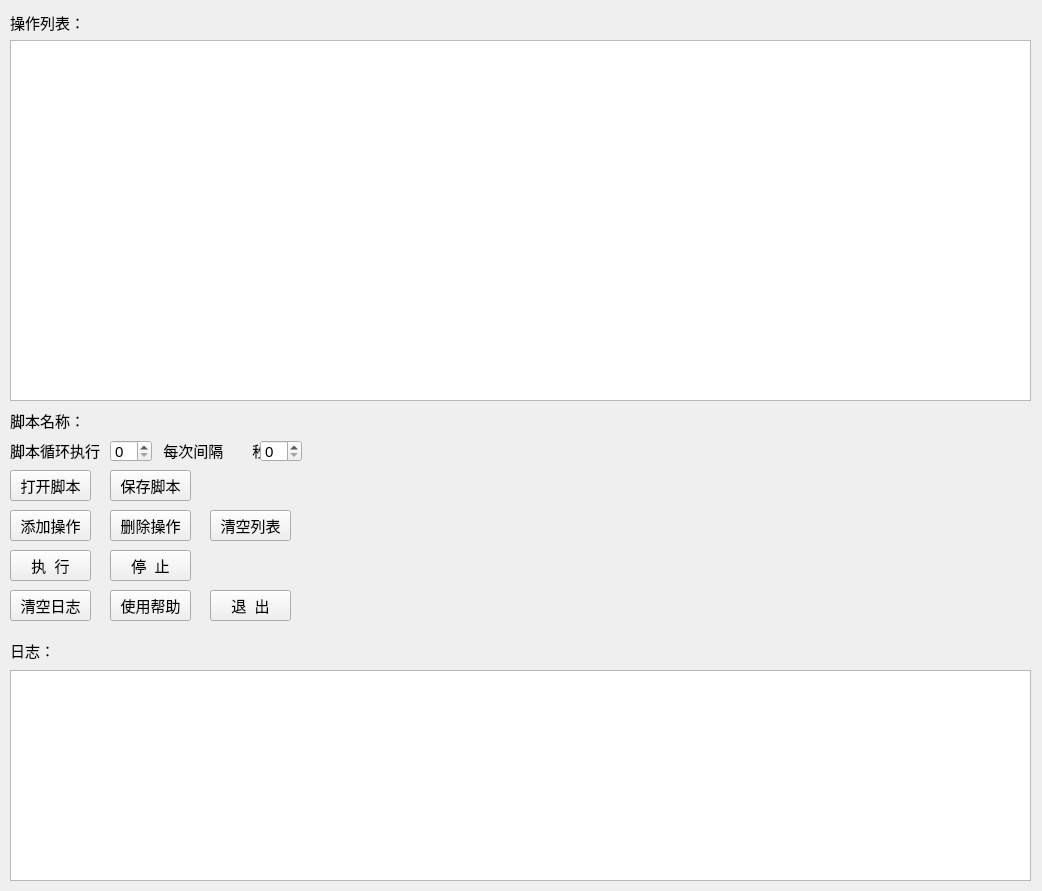
<?xml version="1.0" encoding="UTF-8"?>
<ui version="4.0">
 <class>KeyGhost</class>
 <widget class="QWidget" name="KeyGhost">
  <property name="geometry">
   <rect>
    <x>0</x>
    <y>0</y>
    <width>1042</width>
    <height>891</height>
   </rect>
  </property>
  <property name="font">
   <font>
    <pointsize>11</pointsize>
   </font>
  </property>
  <property name="windowTitle">
   <string>KeyGhost</string>
  </property>
  <widget class="QLabel" name="label">
   <property name="geometry">
    <rect>
     <x>10</x>
     <y>12</y>
     <width>71</width>
     <height>21</height>
    </rect>
   </property>
   <property name="font">
    <font>
     <pointsize>11</pointsize>
    </font>
   </property>
   <property name="text">
    <string>操作列表：</string>
   </property>
  </widget>
  <widget class="QLabel" name="label_2">
   <property name="geometry">
    <rect>
     <x>10</x>
     <y>640</y>
     <width>41</width>
     <height>20</height>
    </rect>
   </property>
   <property name="font">
    <font>
     <pointsize>11</pointsize>
    </font>
   </property>
   <property name="text">
    <string>日志：</string>
   </property>
  </widget>
  <widget class="QTextEdit" name="teLog">
   <property name="geometry">
    <rect>
     <x>10</x>
     <y>670</y>
     <width>1021</width>
     <height>211</height>
    </rect>
   </property>
  </widget>
  <widget class="QPushButton" name="btnOpen">
   <property name="geometry">
    <rect>
     <x>10</x>
     <y>470</y>
     <width>81</width>
     <height>31</height>
    </rect>
   </property>
   <property name="text">
    <string>打开脚本</string>
   </property>
  </widget>
  <widget class="QPushButton" name="btnSave">
   <property name="geometry">
    <rect>
     <x>110</x>
     <y>470</y>
     <width>81</width>
     <height>31</height>
    </rect>
   </property>
   <property name="text">
    <string>保存脚本</string>
   </property>
  </widget>
  <widget class="QPushButton" name="btnStart">
   <property name="geometry">
    <rect>
     <x>10</x>
     <y>550</y>
     <width>81</width>
     <height>31</height>
    </rect>
   </property>
   <property name="text">
    <string>执  行</string>
   </property>
  </widget>
  <widget class="QPushButton" name="btnClearActions">
   <property name="geometry">
    <rect>
     <x>210</x>
     <y>510</y>
     <width>81</width>
     <height>31</height>
    </rect>
   </property>
   <property name="text">
    <string>清空列表</string>
   </property>
  </widget>
  <widget class="QPushButton" name="btnQuit">
   <property name="geometry">
    <rect>
     <x>210</x>
     <y>590</y>
     <width>81</width>
     <height>31</height>
    </rect>
   </property>
   <property name="text">
    <string>退  出</string>
   </property>
  </widget>
  <widget class="QLabel" name="label_3">
   <property name="geometry">
    <rect>
     <x>10</x>
     <y>440</y>
     <width>341</width>
     <height>21</height>
    </rect>
   </property>
   <property name="font">
    <font>
     <pointsize>11</pointsize>
    </font>
   </property>
   <property name="text">
    <string>脚本循环执行       次， 每次间隔       秒</string>
   </property>
  </widget>
  <widget class="QSpinBox" name="sbCount">
   <property name="geometry">
    <rect>
     <x>110</x>
     <y>440</y>
     <width>42</width>
     <height>22</height>
    </rect>
   </property>
  </widget>
  <widget class="QLabel" name="label_4">
   <property name="geometry">
    <rect>
     <x>10</x>
     <y>410</y>
     <width>71</width>
     <height>21</height>
    </rect>
   </property>
   <property name="text">
    <string>脚本名称：</string>
   </property>
  </widget>
  <widget class="QSpinBox" name="sbInterval">
   <property name="geometry">
    <rect>
     <x>260</x>
     <y>440</y>
     <width>42</width>
     <height>22</height>
    </rect>
   </property>
  </widget>
  <widget class="QTableWidget" name="twActions">
   <property name="geometry">
    <rect>
     <x>10</x>
     <y>40</y>
     <width>1021</width>
     <height>361</height>
    </rect>
   </property>
  </widget>
  <widget class="QPushButton" name="btnStop">
   <property name="geometry">
    <rect>
     <x>110</x>
     <y>550</y>
     <width>81</width>
     <height>31</height>
    </rect>
   </property>
   <property name="text">
    <string>停  止</string>
   </property>
  </widget>
  <widget class="QLabel" name="labelDir">
   <property name="geometry">
    <rect>
     <x>90</x>
     <y>410</y>
     <width>481</width>
     <height>21</height>
    </rect>
   </property>
   <property name="text">
    <string/>
   </property>
  </widget>
  <widget class="QPushButton" name="btnAdd">
   <property name="geometry">
    <rect>
     <x>10</x>
     <y>510</y>
     <width>81</width>
     <height>31</height>
    </rect>
   </property>
   <property name="text">
    <string>添加操作</string>
   </property>
  </widget>
  <widget class="QPushButton" name="btnDelete">
   <property name="geometry">
    <rect>
     <x>110</x>
     <y>510</y>
     <width>81</width>
     <height>31</height>
    </rect>
   </property>
   <property name="text">
    <string>删除操作</string>
   </property>
  </widget>
  <widget class="QPushButton" name="btnHelp">
   <property name="geometry">
    <rect>
     <x>110</x>
     <y>590</y>
     <width>81</width>
     <height>31</height>
    </rect>
   </property>
   <property name="text">
    <string>使用帮助</string>
   </property>
  </widget>
  <widget class="QPushButton" name="btnClearLog">
   <property name="geometry">
    <rect>
     <x>10</x>
     <y>590</y>
     <width>81</width>
     <height>31</height>
    </rect>
   </property>
   <property name="text">
    <string>清空日志</string>
   </property>
  </widget>
 </widget>
 <resources/>
 <connections/>
</ui>
